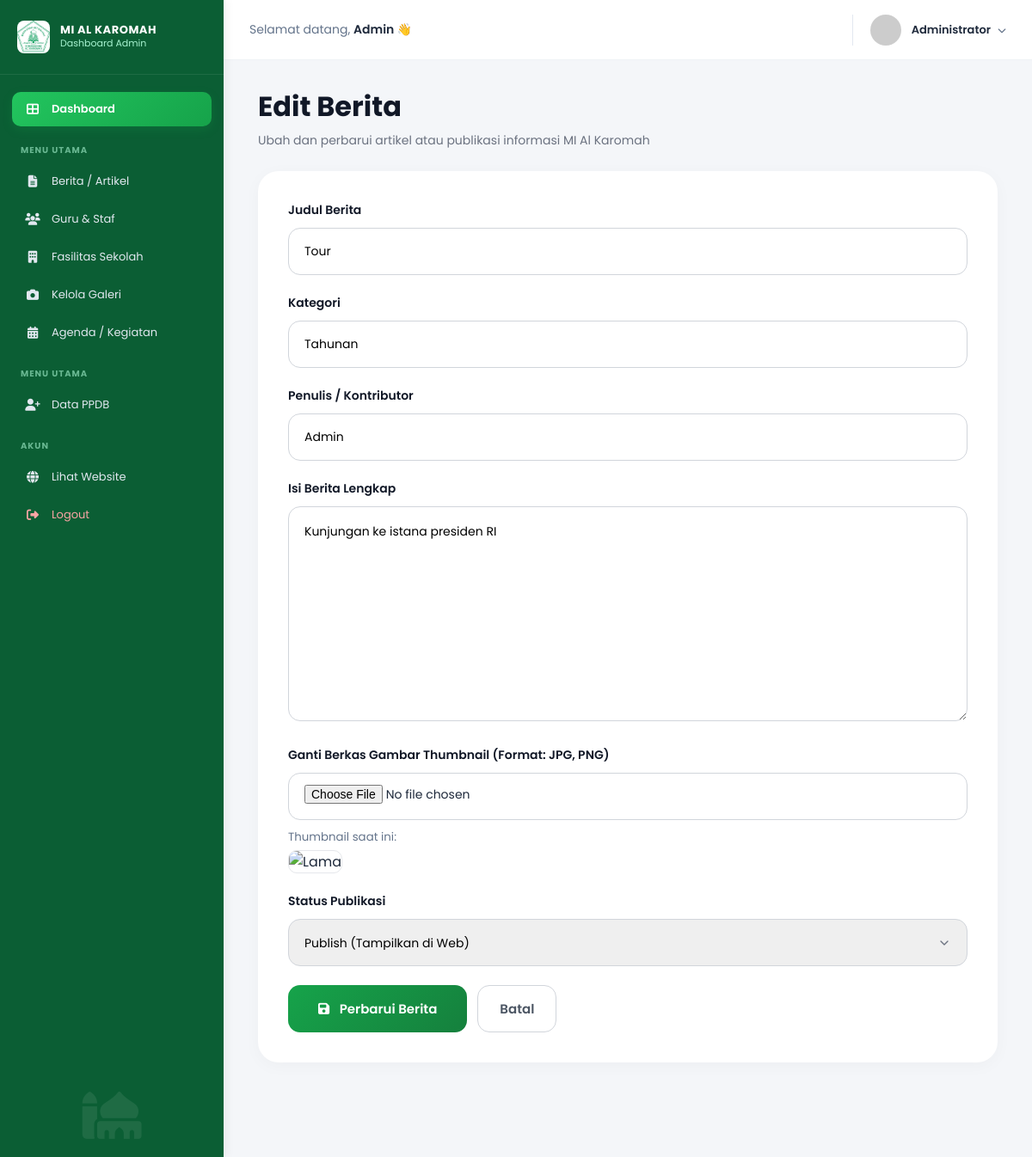
Page /admin/edit_berita.php?id=3 (signed in) on the committed database.
### tables this page shows
CREATE TABLE `berita` (
  `id` int(11) NOT NULL,
  `judul` varchar(255) NOT NULL,
  `slug` varchar(255) NOT NULL,
  `kategori` varchar(100) NOT NULL,
  `penulis` varchar(100) NOT NULL,
  `thumbnail` varchar(255) NOT NULL,
  `isi` longtext NOT NULL,
  `status` enum('publish','draft') DEFAULT 'draft',
  `created_at` timestamp NOT NULL DEFAULT current_timestamp()
);

### admin/edit_berita.php (the view, shortened to what this page needs)
<?php
include '../layout/admin_header.php';
include '../config/koneksi.php';
$id = mysqli_real_escape_string($conn, $_GET['id']);
$query_berita = mysqli_query($conn, "SELECT * FROM berita WHERE id = '$id'");
$b = mysqli_fetch_assoc($query_berita);
?>
<div class="content-body">
    <div class="page-title">
        <h1>Edit Berita</h1>
        <p>Ubah dan perbarui artikel atau publikasi informasi MI Al Karomah</p>
    </div>
    <div class="form-card">
        <form method="POST" enctype="multipart/form-data">
            <div class="form-group">
                <label for="judul">Judul Berita</label>
                <input type="text" id="judul" name="judul" class="form-control" value="<?= htmlspecialchars($b['judul']); ?>" required>
            </div>
            <div class="form-group">
                <label for="kategori">Kategori</label>
                <input type="text" id="kategori" name="kategori" class="form-control" value="<?= htmlspecialchars($b['kategori']); ?>" required>
            </div>
            <div class="form-group">
                <label for="penulis">Penulis / Kontributor</label>
                <input type="text" id="penulis" name="penulis" class="form-control" value="<?= htmlspecialchars($b['penulis']); ?>" required>
            </div>
            <div class="form-group">
                <label for="isi">Isi Berita Lengkap</label>
                <textarea id="isi" name="isi" class="form-control" required><?= htmlspecialchars($b['isi']); ?></textarea>
            </div>
            <div class="form-group">
                <label for="thumbnail">Ganti Berkas Gambar Thumbnail (Format: JPG, PNG)</label>
                <input type="file" id="thumbnail" name="thumbnail" class="form-control" accept="image/*" style="padding-top: 13px;">
                <div class="old-thumb-preview">
                    <small style="color: #64748b; display:block; margin-bottom: 5px;">Thumbnail saat ini:</small>
                    <img src="../assets/berita/<?= !empty($b['thumbnail']) ? $b['thumbnail'] : 'default.jpg'; ?>" onerror="this.src='../assets/berita/default.jpg'" alt="Lama">
                </div>
            </div>
            <div class="form-group">
                <label for="status">Status Publikasi</label>
                <select id="status" name="status" class="form-control">
                    <option value="publish" <?= ($b['status'] == 'publish') ? 'selected' : ''; ?>>Publish (Tampilkan di Web)</option>
                </select>
            </div>
            <div class="btn-group-action">
                <button type="submit" name="update" class="btn-submit">
                    <i class="fas fa-save" style="margin-right: 8px;"></i> Perbarui Berita
                </button>
                <a href="berita.php" class="btn-cancel">Batal</a>
            </div>
        </form>
    </div>
</div>
</div>
</body>
</html>

### layout/admin_header.php (style rules this page uses)
:root { --primary-green: #0B5E34; --active-gradient: linear-gradient(135deg, #22c55e, #16a34a); --bg-light: #f4f6f9; --text-dark: #1e293b; --text-muted: #64748b; --white: #ffffff; }
* { margin: 0; padding: 0; box-sizing: border-box; font-family: 'Poppins', sans-serif; }
body { background-color: var(--bg-light); color: var(--text-dark); display: flex; min-height: 100vh; overflow-x: hidden; }

### admin/edit_berita.php (style rules this page uses)
.content-body { padding: 30px 40px; background: #f4f6f9; box-sizing: border-box; }
.page-title { margin-bottom: 25px; }
.page-title h1 { font-size: 32px; color: #111827; margin: 0 0 5px 0; font-weight: 700; }
.page-title p { color: #6b7280; font-size: 14px; margin: 0; }
.form-card { background: white; padding: 35px; border-radius: 24px; box-shadow: 0 4px 20px rgba(0, 0, 0, 0.03); width: 100%; box-sizing: border-box; }
.form-group { margin-bottom: 22px; }
.form-group label { display: block; margin-bottom: 10px; font-weight: 600; font-size: 14px; color: #111827; }
.form-control { width: 100%; height: 55px; border: 1px solid #d1d5db; border-radius: 14px; padding: 0 18px; outline: none; font-size: 14px; transition: 0.3s; box-sizing: border-box; }
select.form-control { appearance: none; background-repeat: no-repeat; background-position: right 18px center; background-size: 16px; }
textarea.form-control { height: 250px; padding: 18px; resize: vertical; }
.old-thumb-preview { margin-top: 10px; display: block; }
.old-thumb-preview img { width: 160px; height: 100px; object-fit: cover; border-radius: 10px; border: 1px solid #e5e7eb; }
.btn-group-action { display: flex; gap: 12px; }
.btn-submit { height: 55px; padding: 0 35px; border: none; border-radius: 14px; background: linear-gradient(135deg, #16a34a, #15803d); color: white; font-weight: 600; font-size: 15px; cursor: pointer; transition: 0.3s; }
.btn-cancel { height: 55px; padding: 0 25px; border: 1px solid #d1d5db; border-radius: 14px; background: white; color: #4b5563; font-weight: 600; font-size: 15px; text-decoration: none; display: inline-flex; align-items: center; justify-content: center; transition: 0.3s; }

### rows in the picture
berita: judul "Tour", kategori "Tahunan", penulis "Admin", isi "Kunjungan ke istana presiden RI", status "Publish (Tampilkan di Web)"
